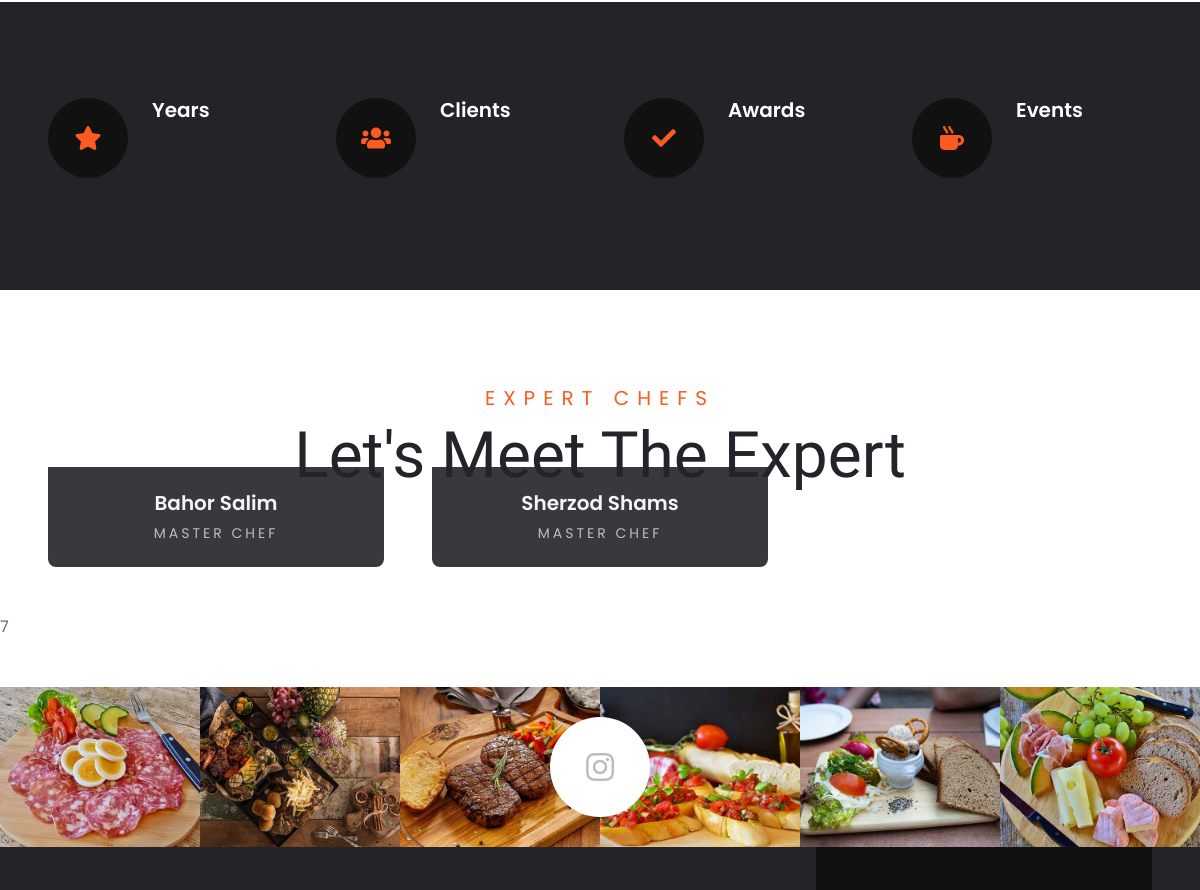
The app's page /about (middle part), older data.
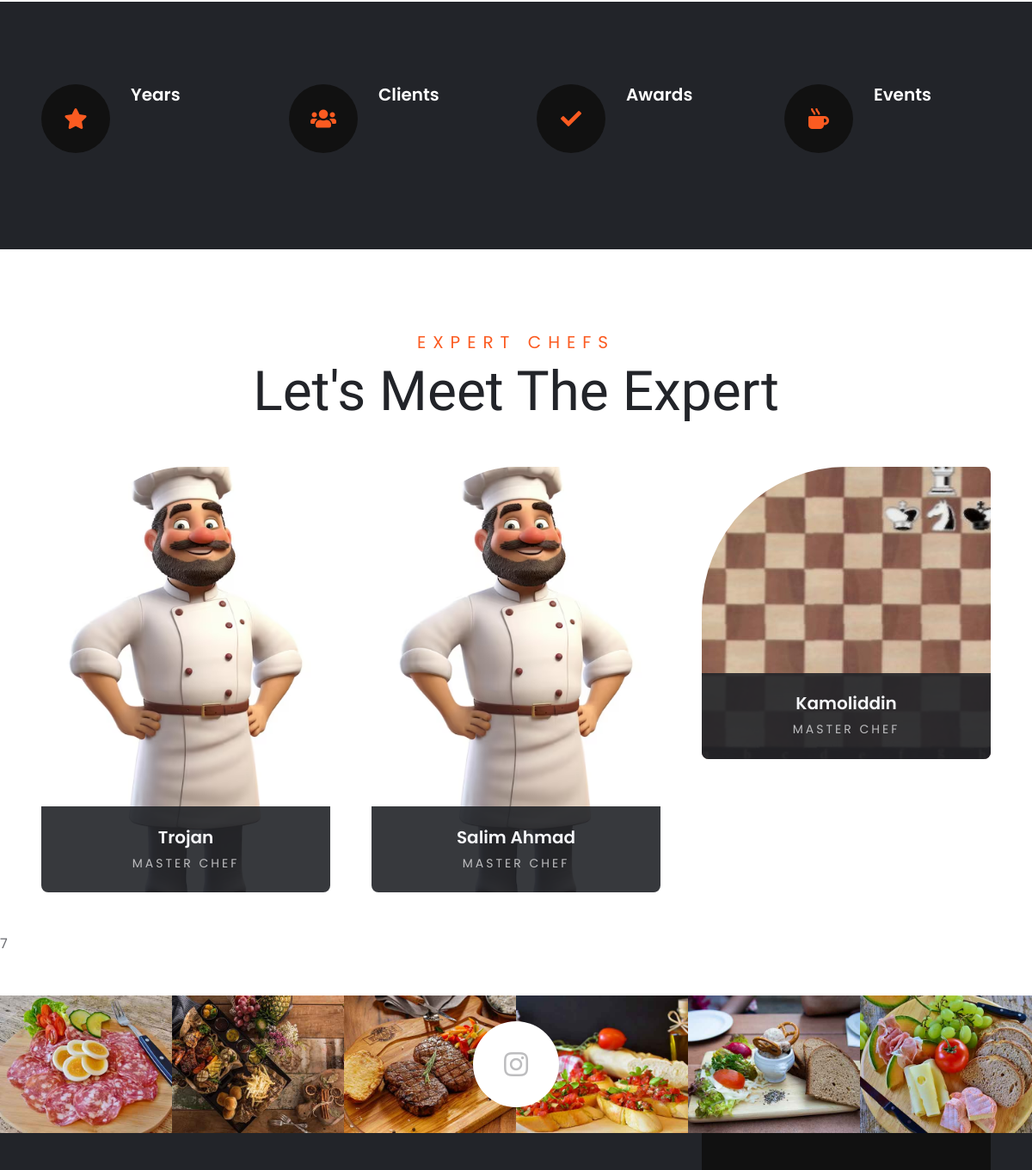
The same page, newer data.
### home/models.py (models this page shows, shortened)
class Chef(models.Model):
    name = models.CharField(max_length=30)
    image = models.ImageField(upload_to='chefs/', default='chef_default.png', blank=True)
    position = models.CharField(max_length=30)

### home/views.py (the view)
# urls.py: path('about', AboutView.as_view(), name='about'),
class AboutView(View):
    def get(self, request):
        chefs = Chef.objects.all().order_by('-id')[:3]
        about = About.objects.all().first()
        main_chef = Chef.objects.filter(position='main').first()
        context = {
            'chefs':chefs,
            'main_chef':main_chef,
            'about':about
        }
        return render(request, 'about.html', context)

### templates/about.html (shortened to what the changed rows need)
{% extends 'base.html' %}
{% load static %}
{% block content %}
    <div class="container-fluid p-5">
        <div class="mb-5 text-center wow fadeIn" data-wow-delay="0.1s" style="max-width: 700px; margin: auto;">
            <h1 class="display-3 mb-0">Let's Meet The Expert</h1>
        </div>
        <div class="row g-5">
            {% for chef in chefs %}
            <div class="col-lg-4 col-md-6 wow fadeIn" data-wow-delay="0.1s">
                <div class="team-item position-relative">
                    <div class="position-relative overflow-hidden rounded-circle rounded-bottom rounded-end">
                        <img class="img-fluid w-100" src="{{chef.image.url}}" alt="">
                    </div>
                    <div class="position-absolute start-0 bottom-0 d-flex flex-column justify-content-center w-100 rounded-bottom text-center"
                        style="height: 100px; background: rgba(34, 36, 41, .9);">
                        <h5 class="text-light">{{chef.name}}</h5>
                        <p class="small text-uppercase text-secondary m-0" style="letter-spacing: 3px;">Master Chef</p>
                    </div>
                </div>
            </div>
            {% endfor %}
        </div>
    </div>
{% endblock %}

Row changes from the older to the newer data that the page shows:
removed Chef: name "Bahor Salim"
removed Chef: name "Sherzod Shams"
added Chef: image (placeholder picture), name "Trojan"
added Chef: image (placeholder picture), name "Salim Ahmad"
added Chef: image (picture), name "Kamoliddin"
